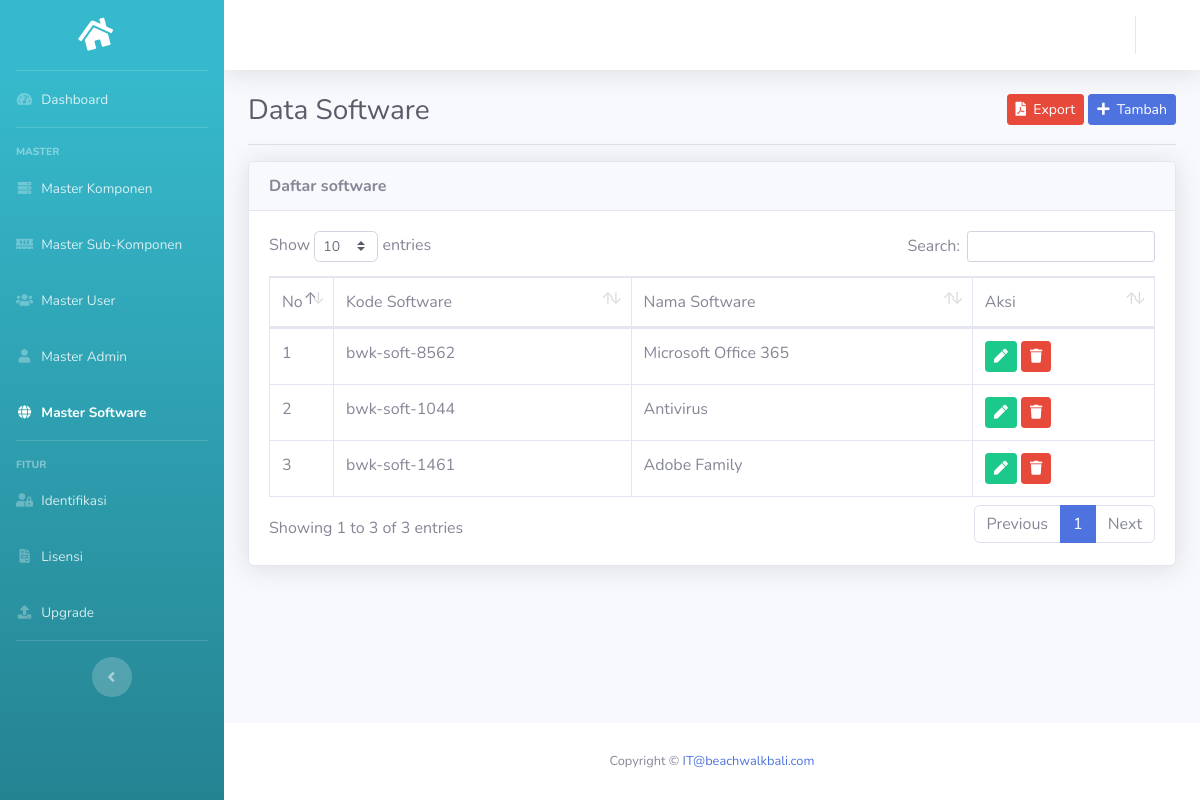
/index.php/software, run on the app's committed database.
### tables this page shows
CREATE TABLE `software` (
  `id` int(11) NOT NULL,
  `kode` varchar(50) NOT NULL,
  `nama` varchar(100) NOT NULL
);

### application/controllers/Software.php (called while the page is built, shortened)
<?php
class Software extends CI_Controller{
	public function __construct(){
		$this->data['aktif'] = 'software';
		$this->load->model('M_software', 'm_software');
	}
	public function index(){
		$this->data['title'] = 'Data Software';
		$this->data['all_software'] = $this->m_software->lihat();
		$this->data['no'] = 1;
		$this->load->view('software/lihat', $this->data);
	}
}

### index.php (called while the page is built, shortened)
<?php
require_once BASEPATH.'core/CodeIgniter.php';

### application/models/M_software.php (called while the page is built, shortened)
<?php
class M_software extends CI_Model{
	protected $_table = 'software';
	public function lihat(){
		$query = $this->db->get($this->_table);
		return $query->result();
	}
}

### application/views/software/lihat.php (the view, shortened to what this page needs)
<!DOCTYPE html>
<html lang="en">
<head>
</head>
<body id="page-top">
	<div id="wrapper">
		<div id="content-wrapper" class="d-flex flex-column">
			<div id="content" data-url="<?= base_url('software') ?>">
				<div class="container-fluid">
				<div class="clearfix">
					<div class="float-left">
						<h1 class="h3 m-0 text-gray-800"><?= $title ?></h1>
					</div>
					<div class="float-right">
							<a href="<?= base_url('software/export') ?>" class="btn btn-danger btn-sm" target="_blank"><i class="fa fa-file-pdf" target="_blank"></i>&nbsp;&nbsp;Export</a>
							<a href="<?= base_url('software/tambah') ?>" class="btn btn-primary btn-sm"><i class="fa fa-plus"></i>&nbsp;&nbsp;Tambah</a>
					</div>
				</div>
				<hr>
				<div class="card shadow">
					<div class="card-header"><strong>Daftar software</strong></div>
					<div class="card-body">
						<div class="table-responsive">
							<table class="table table-bordered" id="dataTable" width="100%" cellspacing="0">
								<thead>
									<tr>
										<td width="5%">No</td>
										<td>Kode Software</td>
										<td>Nama Software</td>
										<td>Aksi</td>
									</tr>
								</thead>
								<tbody>
								<?php foreach ($all_software as $software): ?>
									<tr>
										<td><?= $no++ ?></td>
										<td><?= $software->kode ?></td>
										<td><?= $software->nama ?></td>
										<td>
											<a href="<?= base_url('software/ubah/' . $software->kode) ?>" class="btn btn-success btn-sm"><i class="fa fa-pen"></i></a>
											<a onclick="return confirm('apakah anda yakin?')" href="<?= base_url('software/hapus/' . $software->kode) ?>" class="btn btn-danger btn-sm"><i class="fa fa-trash"></i></a>
										</td>
									</tr>
								<?php endforeach ?>
								</tbody>
							</table>
						</div>
					</div>
				</div>
				</div>
			</div>
		</div>
	</div>
</body>
</html>

### data on the page
software: kode "bwk-soft-8562", nama "Microsoft Office 365"
software: kode "bwk-soft-1044", nama "Antivirus"
software: kode "bwk-soft-1461", nama "Adobe Family"

### other printed values
$title "Data Software"
